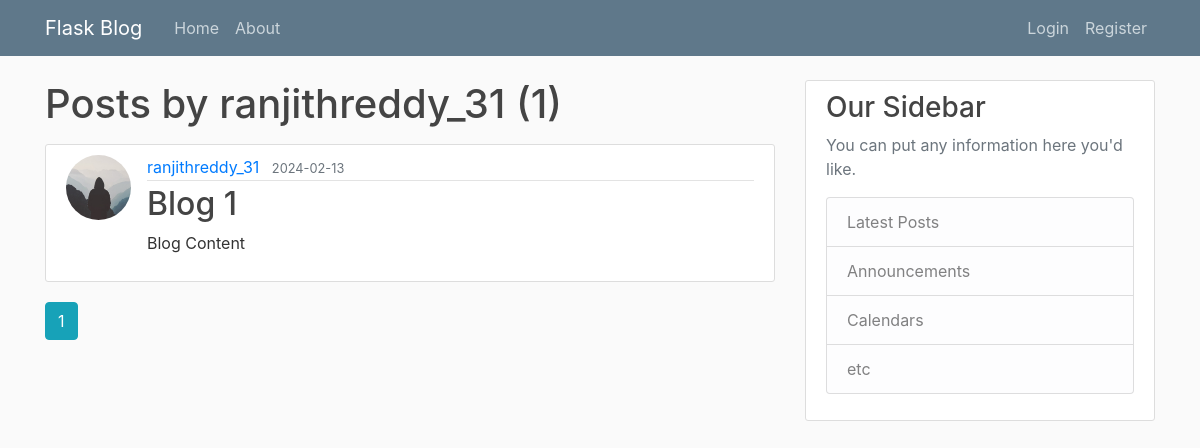
Before: /user/ranjithreddy_31 with the older database file.
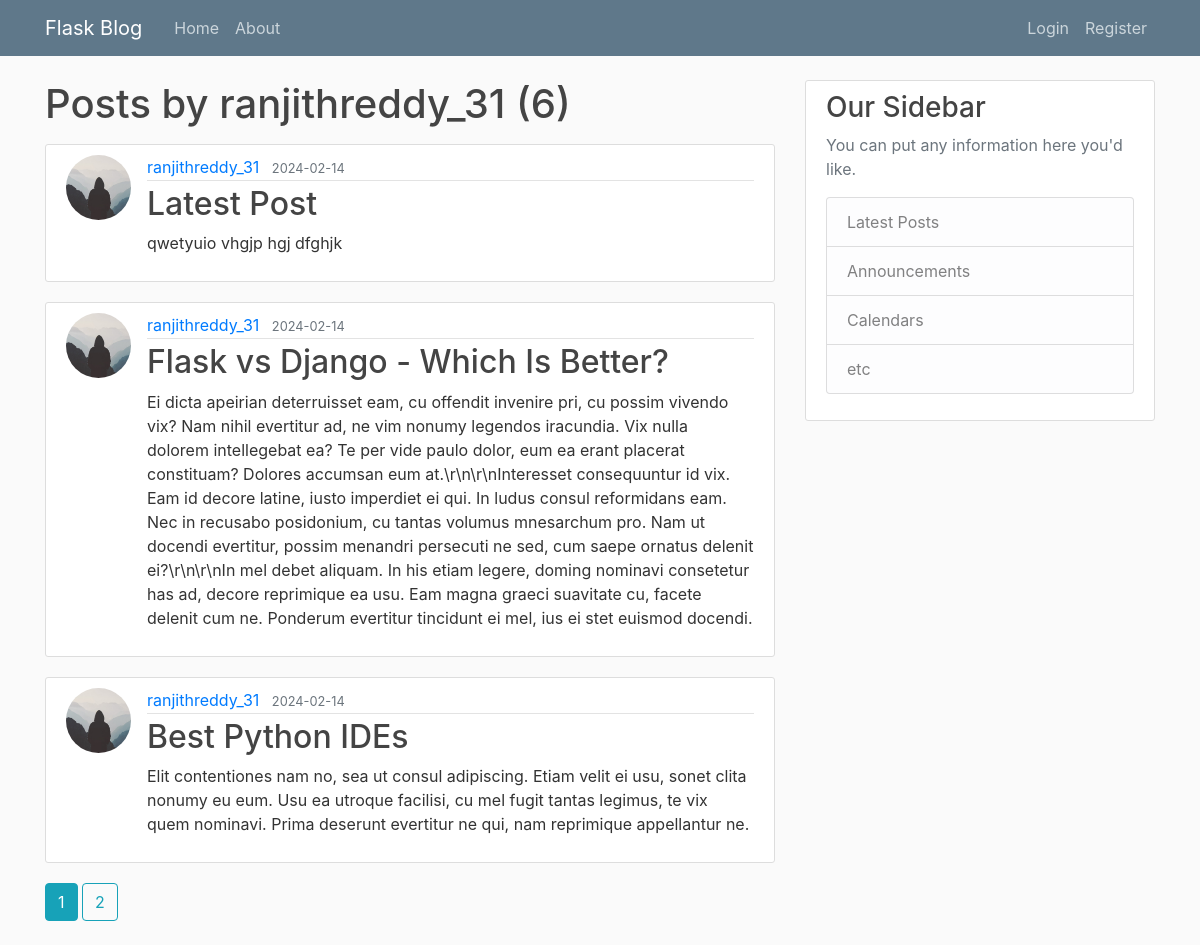
After: the same page with the newer database file.
### flaskBlog/models.py (models this page shows, shortened)
class User(db.Model, UserMixin):
    id = db.Column(db.Integer, primary_key = True)
    username = db.Column(db.String(20), unique = True, nullable = False)
    email = db.Column(db.String(120), unique = True, nullable = False)
    image_file = db.Column(db.String(20),  nullable = False, default = 'default.jpg')
    password = db.Column(db.String(60), nullable = False)
    posts = db.relationship('Post', backref = 'author', lazy = True)

class Post(db.Model):
    id = db.Column(db.Integer, primary_key = True)
    title = db.Column(db.String(100), nullable = False)
    date_posted = db.Column(db.DateTime, nullable = False, default = datetime.utcnow)
    content = db.Column(db.Text,  nullable = False)
    user_id = db.Column(db.Integer, db.ForeignKey('user.id'), nullable = False)

### flaskBlog/routes.py (the view)
@app.route("/user/<string:username>")
def user_posts(username):
    page = request.args.get('page', 1, type=int)
    user = User.query.filter_by(username = username).first_or_404()
    posts = Post.query.filter_by(author=user)\
            .order_by(Post.date_posted.desc())\
            .paginate(per_page=3, page = page)
    return render_template('user_posts.html', posts = posts, user=user)

### flaskBlog/templates/user_posts.html
{% extends "layout.html" %}
{% block content %}
    <h1 class="mb-3">Posts by {{ user.username }} ({{ posts.total }})</h1>
    {% for post in posts.items %}
        <article class="media content-section">
          <img class="rounded-circle article-img" src="{{ url_for('static', filename='profile_pics/' + post.author.image_file) }}">
          <div class="media-body">
            <div class="article-metadata">
              <a class="mr-2" href="{{ url_for('user_posts', username=post.author.username) }}">{{ post.author.username }}</a>
              <small class="text-muted">{{ post.date_posted.strftime('%Y-%m-%d') }}</small>
            </div>
            <h2><a class="article-title" href="{{ url_for('post', post_id=post.id) }}">{{ post.title }}</a></h2>
            <p class="article-content">{{ post.content }}</p>
          </div>
        </article>
    {% endfor %}
    {% for page_num in posts.iter_pages(left_edge=1, right_edge=1, left_current=1, right_current=2) %}
      {% if page_num %}
        {% if posts.page == page_num %}
          <a class="btn btn-info mb-4" href="{{ url_for('user_posts', username=user.username, page=page_num) }}">{{ page_num }}</a>
        {% else %}
          <a class="btn btn-outline-info mb-4" href="{{ url_for('user_posts', username=user.username, page=page_num) }}">{{ page_num }}</a>
        {% endif %}
      {% else %}
        ...
      {% endif %}
    {% endfor %}
{% endblock content %}

### flaskBlog/templates/layout.html (shortened to what this page needs)
<!DOCTYPE html>
<html>
    <head>
        <link rel="stylesheet" href="https://cdn.jsdelivr.net/npm/bootstrap@4.0.0/dist/css/bootstrap.min.css">
        <link rel="stylesheet" type="text/css" href="{{ url_for('static', filename='main.css') }}">
    </head>
    <body>
        <header class="site-header">
            <nav class="navbar navbar-expand-md navbar-dark bg-steel fixed-top">
              <div class="container">
                <a class="navbar-brand mr-4" href="{{ url_for('home') }}">Flask Blog</a>
                <div class="collapse navbar-collapse" id="navbarToggle">
                  <div class="navbar-nav mr-auto">
                    <a class="nav-item nav-link" href="{{ url_for('home') }}">Home</a>
                    <a class="nav-item nav-link" href="{{ url_for('about') }}">About</a>
                  </div>
                  <div class="navbar-nav">
                    {% if current_user.is_authenticated %}
                      <a class="nav-item nav-link" href="{{ url_for('new_post') }}">New Post</a>
                      <a class="nav-item nav-link" href="{{ url_for('account') }}">Account</a>
                      <a class="nav-item nav-link" href="{{ url_for('logout') }}">Logout</a>
                    {% else %}
                      <a class="nav-item nav-link" href="{{ url_for('login') }}">Login</a>
                      <a class="nav-item nav-link" href="{{ url_for('register') }}">Register</a>
                    {% endif %}
                  </div>
                </div>
              </div>
            </nav>
        </header>
        <main role="main" class="container">
            <div class="row">
              <div class="col-md-8">
                {% block content %}{% endblock %}
              </div>
              <div class="col-md-4">
                <div class="content-section">
                  <h3>Our Sidebar</h3>
                  <p class='text-muted'>You can put any information here you'd like.
                    <ul class="list-group">
                      <li class="list-group-item list-group-item-light">Latest Posts</li>
                      <li class="list-group-item list-group-item-light">Announcements</li>
                      <li class="list-group-item list-group-item-light">Calendars</li>
                      <li class="list-group-item list-group-item-light">etc</li>
                    </ul>
                  </p>
                </div>
              </div>
            </div>
        </main>
    </body>
</html>

### flaskBlog/static/main.css (style rules this page uses)
body { background: #fafafa; color: #333333; margin-top: 5rem; }
h1, h2, h3, h4, h5, h6 { color: #444444; }
.bg-steel { background-color: #5f788a; }
.site-header .navbar-nav .nav-link { color: #cbd5db; }
.content-section { background: #ffffff; padding: 10px 20px; border: 1px solid #dddddd; border-radius: 3px; margin-bottom: 20px; }
.article-title { color: #444444; }
.article-content { white-space: pre-line; }
.article-img { height: 65px; width: 65px; margin-right: 16px; }
.article-metadata { padding-bottom: 1px; margin-bottom: 4px; border-bottom: 1px solid #e3e3e3 }

Changed rows visible on the page:
no longer on this page (row unchanged): Post: image_file (placeholder picture), author.username "ranjithreddy_31", date_posted "2024-02-13", title "Blog 1", content "Blog Content"
added Post: image_file (placeholder picture), author.username "ranjithreddy_31", date_posted "2024-02-14", title "Latest Post", content "qwetyuio vhgjp hgj dfghjk"
added Post: image_file (placeholder picture), author.username "ranjithreddy_31", date_posted "2024-02-14", title "Flask vs Django - Which Is Better?", content "Ei dicta apeirian deterruisset eam, cu offendit invenire pri, cu possim vivendo vix? Nam nihil evertitur ad, ne vim nonumy legendos iracundia. Vix nulla dolorem intellegebat ea? Te per vide paulo dolor, eum ea erant placerat constituam? Dolores accumsan eum at.\\r\\n\\r\\nInteresset consequuntur id vix. Eam id decore latine, iusto imperdiet ei qui. In ludus consul reformidans eam. Nec in recusabo posidonium, cu tantas volumus mnesarchum pro. Nam ut docendi evertitur, possim menandri persecuti ne sed, cum saepe ornatus delenit ei?\\r\\n\\r\\nIn mel debet aliquam. In his etiam legere, doming nominavi consetetur has ad, decore reprimique ea usu. Eam magna graeci suavitate cu, facete delenit cum ne.…"
added Post: image_file (placeholder picture), author.username "ranjithreddy_31", date_posted "2024-02-14", title "Best Python IDEs", content "Elit contentiones nam no, sea ut consul adipiscing. Etiam velit ei usu, sonet clita nonumy eu eum. Usu ea utroque facilisi, cu mel fugit tantas legimus, te vix quem nominavi. Prima deserunt evertitur ne qui, nam reprimique appellantur ne."
Other visible differences:
{{ posts.total }}: "1" → "6"
new list line: "2"
